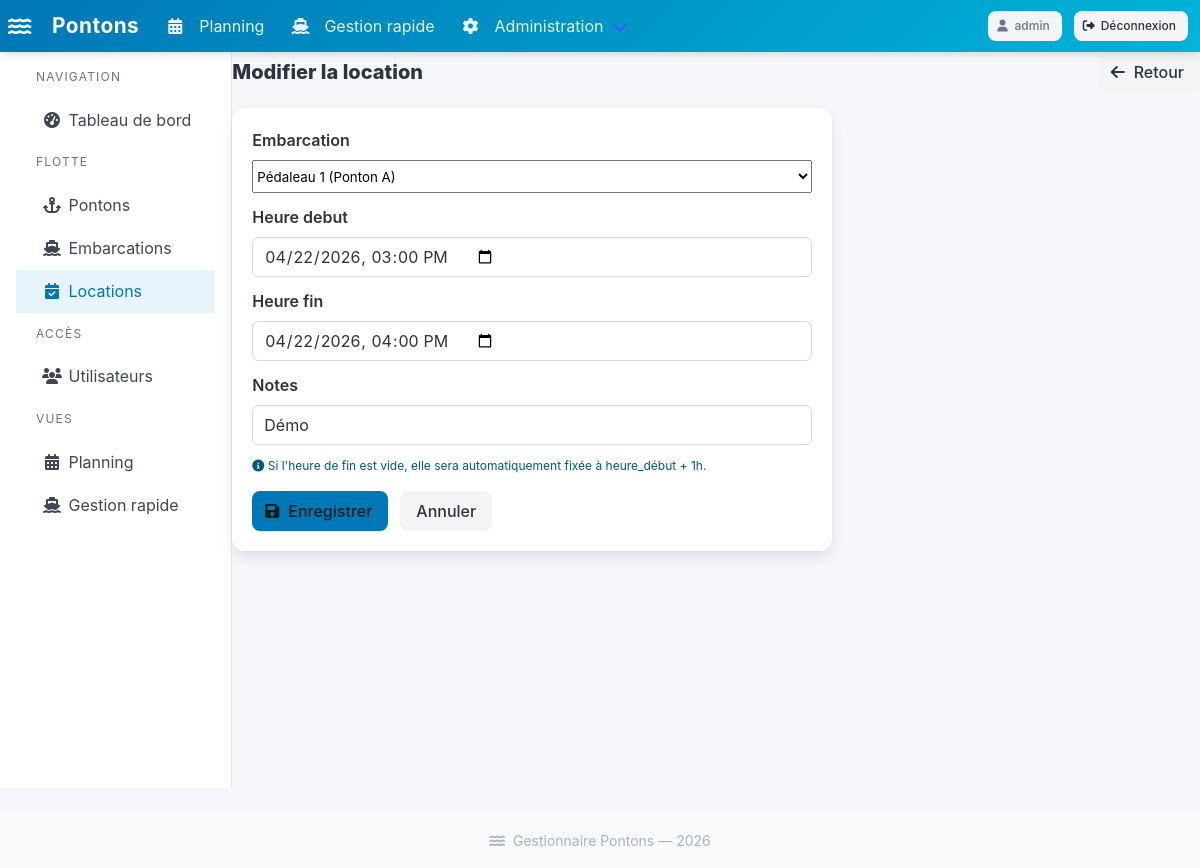
Page /gestion/locations/1/edit/ (signed in) on the committed database.
### pontons/models.py (models this page shows, shortened)
class Location(models.Model):
    embarcation = models.ForeignKey(Embarcation, on_delete=models.CASCADE, related_name='locations')
    gestionnaire = models.ForeignKey(User, on_delete=models.SET_NULL, null=True, related_name='locations')
    heure_debut = models.DateTimeField()
    heure_fin = models.DateTimeField()
    notes = models.CharField(max_length=255, blank=True)
    created_at = models.DateTimeField(auto_now_add=True)
    class Meta:
        ordering = ['heure_debut']
        verbose_name = 'Location'
        verbose_name_plural = 'Locations'

### pontons/views.py (the view)
        @login_required
        def _wrapped(request, *args, **kwargs):
            role = get_user_role(request.user)
            if role not in roles and not request.user.is_superuser:
                messages.error(request, "Accès refusé : droits insuffisants.")
                return redirect('planning')
            return view_func(request, *args, **kwargs)

### pontons/forms.py (shortened to what this page needs)
class LocationForm(forms.ModelForm):
    class Meta:
        model = Location
        fields = ['embarcation', 'heure_debut', 'heure_fin', 'notes']
        widgets = {
            'embarcation': forms.Select(attrs={'class': 'select is-fullwidth'}),
            'heure_debut': forms.DateTimeInput(
                attrs={'class': 'input', 'type': 'datetime-local'},
                format='%Y-%m-%dT%H:%M',
            ),
            'heure_fin': forms.DateTimeInput(
                attrs={'class': 'input', 'type': 'datetime-local'},
                format='%Y-%m-%dT%H:%M',
            ),
            'notes': forms.TextInput(attrs={'class': 'input', 'placeholder': 'Notes…'}),
        }
    def __init__(self, *args, **kwargs):
        super().__init__(*args, **kwargs)
        self.fields['heure_debut'].input_formats = ['%Y-%m-%dT%H:%M']
        self.fields['heure_fin'].input_formats = ['%Y-%m-%dT%H:%M']
        self.fields['heure_fin'].required = False

### pontons/models.py (called while the page is built)
    def __str__(self):
        return f"{self.nom} ({self.ponton.nom})"

### pontons/views.py (called while the page is built)
def get_user_role(user):
    if user.is_superuser:
        return 'admin'
    try:
        return user.profile.role
    except UserProfile.DoesNotExist:
        return 'visiteur'

def require_role(*roles):
    def decorator(view_func):
        @login_required
        def _wrapped(request, *args, **kwargs):
            role = get_user_role(request.user)
            if role not in roles and not request.user.is_superuser:
                messages.error(request, "Accès refusé : droits insuffisants.")
                return redirect('planning')
            return view_func(request, *args, **kwargs)
        return _wrapped
    return decorator

@require_role('admin')
def admin_location_edit(request, pk):
    loc = get_object_or_404(Location, pk=pk)
    form = LocationForm(request.POST or None, instance=loc)
    if form.is_valid():
        form.save()
        messages.success(request, 'Location mise à jour.')
        return redirect('admin_locations')
    return render(request, 'pontons/admin/location_form.html', {'form': form, 'titre': 'Modifier la location', 'role': 'admin'})

### templates/pontons/admin/location_form.html (shortened to what this page needs)
{% extends 'pontons/admin/base_admin.html' %}
{% block admin_content %}
<div class="level mb-4">
  <div class="level-left"><h1 class="title is-5">{{ titre }}</h1></div>
  <div class="level-right">
    <a href="{% url 'admin_locations' %}" class="button is-light">
      <span class="icon"><i class="fas fa-arrow-left"></i></span><span>Retour</span>
    </a>
  </div>
</div>
<div class="box" style="max-width:600px;">
  <form method="post">
    {% for field in form %}
    <div class="field">
      <label class="label">{{ field.label }}</label>
      <div class="control">{{ field }}</div>
    </div>
    {% endfor %}
    <p class="help is-info mb-3"><i class="fas fa-info-circle"></i> Si l'heure de fin est vide, elle sera automatiquement fixée à heure_début + 1h.</p>
    <div class="field is-grouped mt-4">
      <div class="control">
        <button type="submit" class="button is-primary">
          <span class="icon"><i class="fas fa-save"></i></span><span>Enregistrer</span>
        </button>
      </div>
      <div class="control">
        <a href="{% url 'admin_locations' %}" class="button is-light">Annuler</a>
      </div>
    </div>
  </form>
</div>
{% endblock %}

### templates/base.html (shortened to what this page needs)
<!DOCTYPE html>
<html lang="fr">
<head>
  <link rel="stylesheet" href="https://cdn.jsdelivr.net/npm/bulma@1.0.2/css/bulma.min.css">
  <link rel="stylesheet" href="https://cdnjs.cloudflare.com/ajax/libs/font-awesome/6.5.0/css/all.min.css">
</head>
<body>
<nav class="navbar" role="navigation" aria-label="navigation principale">
  <div class="navbar-brand">
    <a class="navbar-item" href="{% url 'planning' %}">
      <span class="icon mr-2"><i class="fas fa-water"></i></span>
      Pontons
    </a>
  </div>
  <div id="navMenu" class="navbar-menu">
    <div class="navbar-start">
      <a class="navbar-item {% if request.resolver_match.url_name == 'planning' %}has-background-white-bis{% endif %}" href="{% url 'planning' %}">
        <span class="icon"><i class="fas fa-calendar-alt"></i></span>
        <span>Planning</span>
      </a>
      {% if user.is_authenticated %}
        {% if role == 'gestionnaire' or role == 'admin' or user.is_superuser %}
        <a class="navbar-item {% if 'gestionnaire' in request.resolver_match.url_name %}has-background-white-bis{% endif %}" href="{% url 'gestionnaire' %}">
          <span class="icon"><i class="fas fa-ship"></i></span>
          <span>Gestion rapide</span>
        </a>
        {% endif %}
        {% if role == 'admin' or user.is_superuser %}
        <div class="navbar-item has-dropdown is-hoverable">
          <a class="navbar-link">
            <span class="icon"><i class="fas fa-cog"></i></span>
            <span>Administration</span>
          </a>
        </div>
        {% endif %}
      {% endif %}
    </div>
    <div class="navbar-end">
      <div class="navbar-item">
        {% if user.is_authenticated %}
          <div class="buttons">
            <span class="button is-light is-small is-static">
              <span class="icon"><i class="fas fa-user"></i></span>
              <span>{{ user.username }}</span>
            </span>
            <form method="post" action="{% url 'logout' %}" style="display:inline;">
              <button type="submit" class="button is-light is-small">
                <span class="icon"><i class="fas fa-sign-out-alt"></i></span>
                <span>Déconnexion</span>
              </button>
            </form>
          </div>
        {% else %}
          <a href="{% url 'login' %}" class="button is-light is-small">
            <span class="icon"><i class="fas fa-sign-in-alt"></i></span>
            <span>Connexion</span>
          </a>
        {% endif %}
      </div>
    </div>
  </div>
</nav>
<main>
  {% block content %}{% endblock %}
</main>
<footer class="footer py-4 mt-5">
  <div class="content has-text-centered has-text-grey-light">
    <small><i class="fas fa-water mr-1"></i> Gestionnaire Pontons &mdash; {% now "Y" %}</small>
  </div>
</footer>
</body>
</html>

### templates/base.html (style rules this page uses)
:root { --color-primary: #00b4d8; --color-secondary: #0077b6; --color-available: #23d160; --color-rented: #ff3860; }
html { scroll-behavior: smooth; }
body { background: #f5f7fa; min-height: 100vh; }
.navbar { background: linear-gradient(135deg, #0077b6, #00b4d8); box-shadow: 0 2px 8px rgba(0,0,0,0.15); }
.navbar-brand .navbar-item { font-size: 1.3rem; font-weight: 700; color: #fff !important; letter-spacing: 0.5px; }
.navbar-item, .navbar-link { color: rgba(255,255,255,0.9) !important; }
.button { border-radius: 8px; font-weight: 500; }
.button.is-primary { background: var(--color-secondary); border-color: var(--color-secondary); }
footer { margin-top: auto; }

### rows in the picture
Location: form "Pédaleau 1 (Ponton A)" "04/22/2026 15:00" "04/22/2026 16:00" "Démo"

### other values in the picture
{{ user.username }} "admin"
{{ titre }} "Modifier la location"
{{ field.label }} "Embarcation" "Heure debut" "Heure fin" "Notes"
